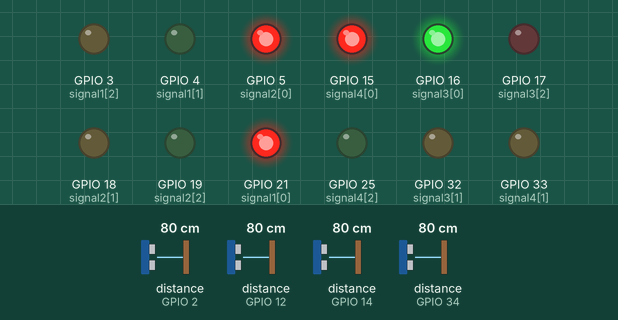
Simulated run of this sketch. Board: ESP32. Parts: output pins drawn as LEDs (lit = HIGH). The inputs (shaded band) are chosen by the test bench; at power-on: distance to the obstacle (sensors on GPIO 2, GPIO 12, GPIO 14, GPIO 34) 80 cm. The echo pulse lasts 58.3 µs per cm.

Above: at 3.7 s.
3.8 s: distance to the obstacle (sensor on GPIO 2) set to 6 cm
6.0 s: distance to the obstacle (sensor on GPIO 2) set to 3 cm
At 7.4 s:
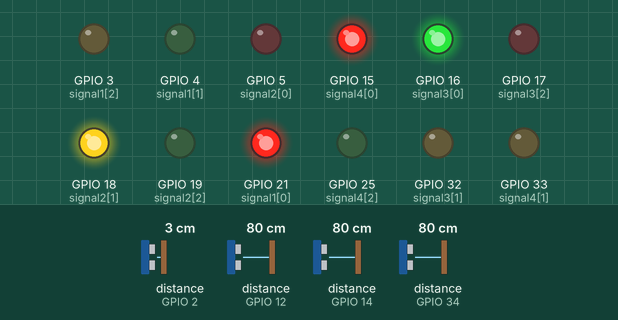
11.5 s: distance to the obstacle (sensor on GPIO 2) set to 9 cm
At 14.4 s:
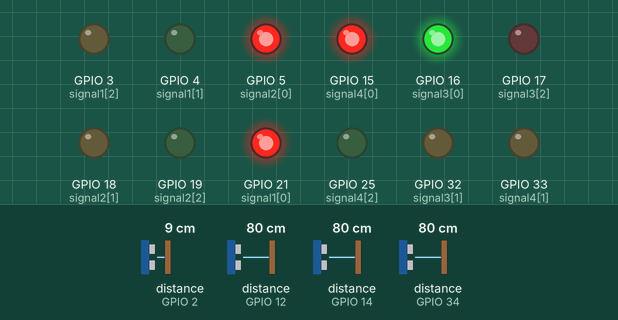
14.5 s: distance to the obstacle (sensor on GPIO 12) set to 6 cm
16.7 s: distance to the obstacle (sensor on GPIO 12) set to 3 cm
At 18.4 s:
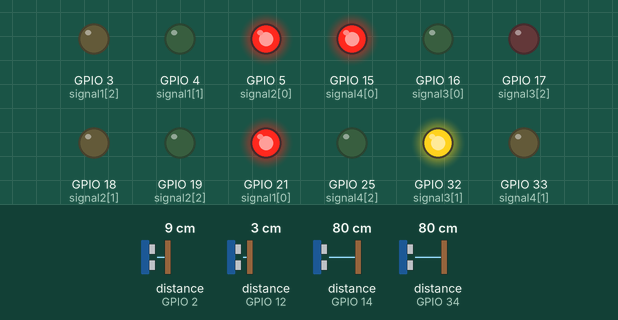
Timing chart, 0 to 22.2 s (numbered marks = the images above; inputs shaded):
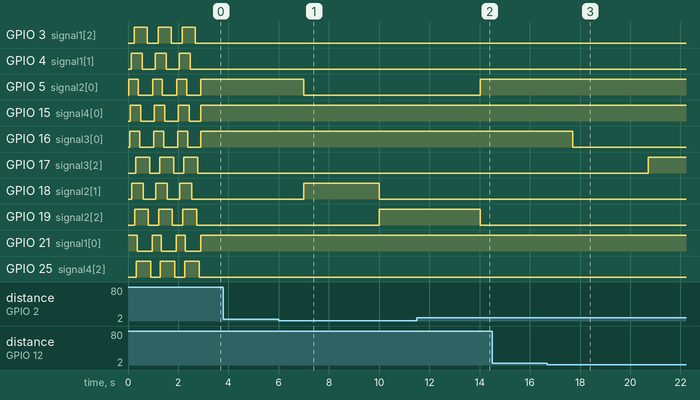

Measured:
- the behaviour switches between 5 and 4 cm on distance to the obstacle (sensor on GPIO 2) (found by bisection; images 0 and 1)
- the behaviour switches between 5 and 4 cm on distance to the obstacle (sensor on GPIO 12) (found by bisection; images 2 and 3)
- after the input at 3.8 s, every drawn part: stays the same
- after the input at 6.0 s, GPIO 5 (signal2[0]): HIGH → LOW after 1.0 s; GPIO 18 (signal2[1]): LOW → HIGH after 1.0 s, → LOW 3.0 s later; GPIO 19 (signal2[2]): LOW → HIGH after 4.0 s
- after the input at 11.5 s, GPIO 5 (signal2[0]): LOW → HIGH after 2.5 s; GPIO 19 (signal2[2]): HIGH → LOW after 2.5 s
- after the input at 14.5 s, every drawn part: stays the same
- after the input at 16.7 s, GPIO 16 (signal3[0]): HIGH → LOW after 1.0 s; GPIO 17 (signal3[2]): LOW → HIGH after 4.0 s; GPIO 32 (signal3[1]): LOW → HIGH after 1.0 s, → LOW 3.0 s later
- by itself, GPIO 3 (signal1[2]): alternates HIGH for 0.52 s and LOW for 0.44 s, 6 changes in all, then stays LOW
- by itself, GPIO 4 (signal1[1]): alternates HIGH for 0.44 s and LOW for 0.52 s, 6 changes in all, then stays LOW
- by itself, GPIO 5 (signal2[0]): alternates HIGH for 0.38 s and LOW for 0.58 s

The sketch:

all_sensors.ino
```cpp
#include <NewPing.h>

#define ECHO_PIN_1 12
#define TRIGGER_PIN_1 13

#define ECHO_PIN_2 14
#define TRIGGER_PIN_2 27

#define ECHO_PIN_3 34
#define TRIGGER_PIN_3 23

#define ECHO_PIN_4 2
#define TRIGGER_PIN_4 22

int signal1[] = { 21, 04, 03 };
int signal2[] = { 05, 18, 19 };
int signal3[] = { 16, 32, 17 };
int signal4[] = { 15, 33, 25 };

#define MAX_DISTANCE 200

int s1Flag = 0;
int s2Flag = 0;
int s3Flag = 0;
int s4Flag = 0;

int yellowDelay = 3000;
int greenDelay = 4000;

int threshold = 4;
boolean isAnyGreen = false;

int bootDelay = 30;

int currentSignal = -1;
boolean bootFlag = true;

NewPing sonar1(TRIGGER_PIN_1, ECHO_PIN_1, MAX_DISTANCE);
NewPing sonar2(TRIGGER_PIN_2, ECHO_PIN_2, MAX_DISTANCE);
NewPing sonar3(TRIGGER_PIN_3, ECHO_PIN_3, MAX_DISTANCE);
NewPing sonar4(TRIGGER_PIN_4, ECHO_PIN_4, MAX_DISTANCE);

void setup() {
  Serial.begin(9600);

  for (int i = 0; i < 3; i++) {
    pinMode(signal1[i], OUTPUT);
    pinMode(signal2[i], OUTPUT);
    pinMode(signal3[i], OUTPUT);
    pinMode(signal4[i], OUTPUT);
  }
}

void loop() {
  if (bootFlag == true) {
    bootAnimation();
  }

  unsigned int S1 = sonar1.ping_cm();
  unsigned int S2 = sonar2.ping_cm();
  unsigned int S3 = sonar3.ping_cm();
  unsigned int S4 = sonar4.ping_cm();

  if (S1 <= threshold && S1 > 0) {
    turnGreen(signal3, s1Flag, 3);
    ++s1Flag;
    isAnyGreen = true;
  } else {
    setRed(signal1);
    s1Flag = 0;
  }

  if (S2 <= threshold && S2 > 0) {
    turnGreen(signal4, s2Flag, 4);
    ++s2Flag;
    isAnyGreen = true;
  } else {
    setRed(signal2);
    s2Flag = 0;
  }

  if (S3 <= threshold && S3 > 0) {
    turnGreen(signal1, s3Flag, 1);
    ++s3Flag;
    isAnyGreen = true;
  } else {
    setRed(signal3);
    s3Flag = 0;
  }

  if (S4 <= threshold && S4 > 0) {
    turnGreen(signal2, s4Flag, 2);
    ++s4Flag;
    isAnyGreen = true;
  } else {
    setRed(signal4);
    s4Flag = 0;
  }
}
void turnGreen(int signal[], int flag, int signalNo) {
  if (flag == 0) {
    isAnyGreen = false;
  }

  if (flag > 0) {
    digitalWrite(signal[0], LOW);
    digitalWrite(signal[1], LOW);
    digitalWrite(signal[2], HIGH);
    delay(greenDelay);
    return;
  }

  if (isAnyGreen) return;

  currentSignal = signalNo;
  delay(1000);
  digitalWrite(signal[0], LOW);
  digitalWrite(signal[1], HIGH);
  delay(yellowDelay);
  digitalWrite(signal[1], LOW);
  digitalWrite(signal[2], HIGH);
  delay(greenDelay);
}

void turnRedOthers(int signal1[], int signal2[], int signal3[]) {
  digitalWrite(signal1[0], HIGH);
  digitalWrite(signal2[0], HIGH);
  digitalWrite(signal3[0], HIGH);

  digitalWrite(signal1[0], LOW);
  digitalWrite(signal2[0], LOW);
  digitalWrite(signal3[0], LOW);

  digitalWrite(signal1[0], LOW);
  digitalWrite(signal2[0], LOW);
  digitalWrite(signal3[0], LOW);
}

void setRed(int signal[]) {
  digitalWrite(signal[0], HIGH);
  digitalWrite(signal[1], LOW);
  digitalWrite(signal[2], LOW);
}

void printSensors(int S1, int S2, int S3, int S4) {
  Serial.print(S1);
  Serial.print(",");
  Serial.print(S2);
  Serial.print(",");
  Serial.print(S3);
  Serial.print(",");
  Serial.print(S4);
  Serial.println("");
}

void bootAnimation() {

  for (int i = 0; i < 3; i++) {
    digitalWrite(signal1[0], HIGH);
    delay(bootDelay);
    digitalWrite(signal2[0], HIGH);
    delay(bootDelay);
    digitalWrite(signal3[0], HIGH);
    delay(bootDelay);
    digitalWrite(signal4[0], HIGH);
    delay(bootDelay);

    digitalWrite(signal1[1], HIGH);
    delay(bootDelay);
    digitalWrite(signal2[1], HIGH);
    delay(bootDelay);
    digitalWrite(signal3[1], HIGH);
    delay(bootDelay);
    digitalWrite(signal4[1], HIGH);
    delay(bootDelay);

    digitalWrite(signal1[2], HIGH);
    delay(bootDelay);
    digitalWrite(signal2[2], HIGH);
    delay(bootDelay);
    digitalWrite(signal3[2], HIGH);
    delay(bootDelay);
    digitalWrite(signal4[2], HIGH);
    delay(bootDelay);


    digitalWrite(signal1[0], LOW);
    delay(50);
    digitalWrite(signal2[0], LOW);
    delay(50);
    digitalWrite(signal3[0], LOW);
    delay(50);
    digitalWrite(signal4[0], LOW);
    delay(50);

    digitalWrite(signal1[1], LOW);
    delay(50);
    digitalWrite(signal2[1], LOW);
    delay(50);
    digitalWrite(signal3[1], LOW);
    delay(50);
    digitalWrite(signal4[1], LOW);
    delay(50);

    digitalWrite(signal1[2], LOW);
    delay(50);
    digitalWrite(signal2[2], LOW);
    delay(50);
    digitalWrite(signal3[2], LOW);
    delay(50);
    digitalWrite(signal4[2], LOW);
    delay(50);
  }

  bootFlag = false;
}
```
